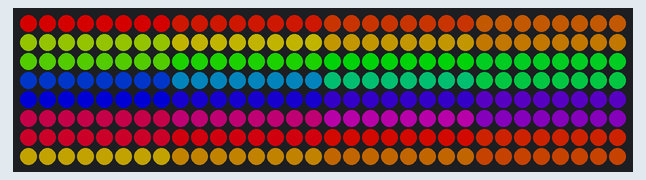
A sketch run on a simulated Arduino Uno, built with avr-gcc and run on an emulated ATmega328P. Parts: 32×8 RGB LED matrix (first LED top left, wired row by row). Dim RGB values are drawn brighter than linear.

Above: at 0.17 s.
At 4.86 s:
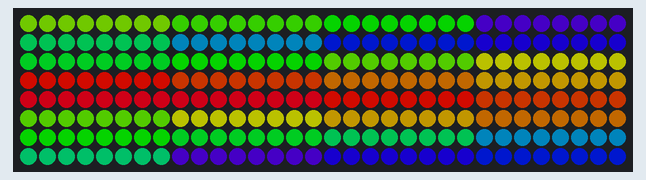
At 9.9 s:
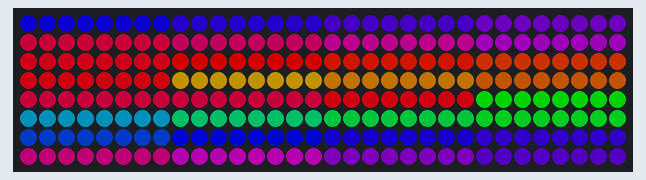
At 19.66 s:
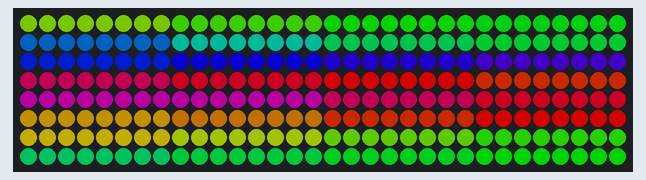
At 29.42 s:
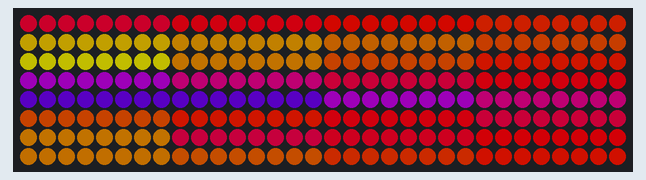
At 39.8 s:
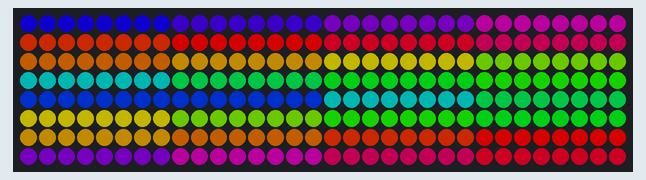

The sketch:

WS2812B_array_16x16_rainbow_1.ino
```cpp
#include <FastLED.h>

// Configuration of WS2812B LED array
#define NUM_LEDS 256      // 8x32 array (8 rows, 32 columns)
#define DATA_PIN 10        // Data pin connected to Arduino Pin 6

CRGB leds[NUM_LEDS];

#define BRIGHTNESS  128
#define LED_TYPE    WS2812B
#define COLOR_ORDER GRB
#define ARRAY_WIDTH  32
#define ARRAY_HEIGHT 8

uint8_t rainbowHue = 0;    // Hue for the rainbow background
uint8_t barHue = 0;        // Hue for the moving bars

void setup() {
  FastLED.addLeds<LED_TYPE, DATA_PIN, COLOR_ORDER>(leds, NUM_LEDS).setCorrection(TypicalLEDStrip);
  FastLED.setBrightness(BRIGHTNESS);
  FastLED.clear();
}

void loop() {
  // Continuously animate both the rainbow background and the moving bars
  while (true) {
    animateRainbowBackground();  // Continuously move the rainbow background
    animateMovingBarsWithChangingColors();  // Animate the bars with color changes
  }
}

// Animate the rainbow background (keeps shifting colors over time)
void animateRainbowBackground() {
  for (int i = 0; i < NUM_LEDS; i++) {
    leds[i] = CHSV(rainbowHue + (i / ARRAY_HEIGHT) * 10, 255, 255);  // Shift hue based on column
  }
  FastLED.show();
  rainbowHue += 15;  // Increase this value for faster background color change (was 5 before)
  delay(9);  // Decrease this for faster background animation (was 20 before)
}

// Function to map (x, y) coordinates in sequential zigzag configuration (column-based)
int XY(int x, int y) {
  if (x % 2 == 0) {
    // Even columns: top to bottom
    return (x * ARRAY_HEIGHT + y);
  } else {
    // Odd columns: bottom to top
    return (x * ARRAY_HEIGHT + (ARRAY_HEIGHT - 1 - y));
  }
}

// Animate two bars moving from the center to the edges and back, changing colors independently
void animateMovingBarsWithChangingColors() {
  int leftCol = 16;   // Starting position for the left bar
  int rightCol = 17;  // Starting position for the right bar

  // Move the bars outward to the edges
  for (int step = 0; step <= 16; step++) {
    // No need to restore background as it is already moving
    // Calculate the color for the bars using the barHue
    CRGB barColor = CHSV(barHue, 255, 255);

    // Draw left and right bars with the current color
    drawBar(leftCol - step, barColor);
    drawBar(rightCol + step, barColor);

    FastLED.show();
    delay(9);  // Control the speed of the bar movement

    barHue += 15;  // Change the hue slightly faster for the bars
  }

  // Move the bars back inward to the center
  for (int step = 16; step >= 0; step--) {
    // No need to restore background as it is already moving
    // Calculate the color for the bars using the barHue
    CRGB barColor = CHSV(barHue, 255, 255);

    // Draw left and right bars with the current color
    drawBar(leftCol - step, barColor);
    drawBar(rightCol + step, barColor);

    FastLED.show();
    delay(20);  // Control the speed of the bar movement

    barHue += 15;  // Change the hue slightly faster for the bars
  }
}

// Draw a vertical bar in a specified column
void drawBar(int col, CRGB color) {
  if (col >= 0 && col < ARRAY_WIDTH) {  // Ensure we're within bounds of the matrix
    for (int row = 0; row < ARRAY_HEIGHT; row++) {
      leds[XY(col, row)] = color;  // Set the color for the entire column
    }
  }
}
```
